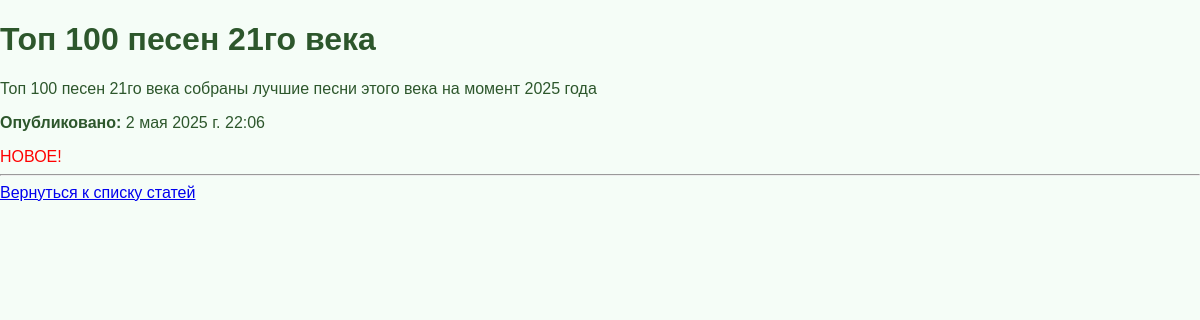
Page /articles/top100-pesen-21go-veka/ on the committed database.
### homework/models.py (models this page shows, shortened)
class Article_2(models.Model):
    title = models.CharField(max_length=200)
    content = models.TextField()
    slug = models.SlugField(unique=True)
    published_at = models.DateTimeField(auto_now_add=True)
    def is_published_recently(self):
        return self.published_at >= now() - datetime.timedelta(days=7)

### homework/views.py (the view)
# urls.py: path('articles/<slug:slug>/', views.article_detail, name='article_detail')
def article_detail(request, slug):
    article = get_object_or_404(models.Article_2, slug=slug)
    return render(request, 'homework/article_detail.html', {'article': article})

### homework/templates/homework/article_detail.html (shortened to what this page needs)
{% load static %}
<!DOCTYPE html>
<html lang="ru">
<head>
    <link rel="stylesheet" href="{% static 'styles.css' %}">
</head>
<body>
    <h1>{{ article.title }}</h1>
    <p>{{ article.content }}</p>
    <p><strong>Опубликовано:</strong> {{ article.published_at }}</p>
    {% if article.is_published_recently %}
        <span style="color: red;">НОВОЕ!</span>
    {% endif %}
    <hr>
    <a href="{% url 'dz10' %}">Вернуться к списку статей</a>
</body>
</html>

### static/styles.css (style rules this page uses)
body { font-family: Arial, sans-serif; background-color: #f5fdf7; color: #2d572c; margin: 0; padding: 0; height: 100%; }

### rows in the picture
Article_2: title "Топ 100 песен 21го века", content "Топ 100 песен 21го века собраны лучшие песни этого века на момент 2025 года", published_at "2 мая 2025 г. 22:06"
